Frame 1 (no input): blank canvas, image omitted
Frame 60 (the mouse pressed at the canvas centre just before this capture): blank canvas, image omitted
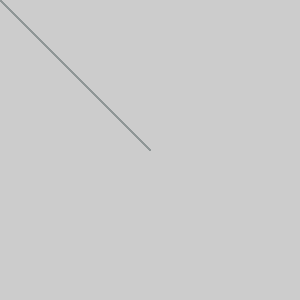
Frame 120 (the mouse held since frame 60 and released just before this capture)

The Processing sketch whose frames 1 and 60 were blank and that drew this single picture after the mouse press (run headless with seeded random() and noise(); from frame 60 on, the mouse is pressed at the canvas centre):

// Processing sketch: processing_181634
// ── processing_181634.pde

void setup() {
size(300,300);
}
 
void draw() {
stroke(143, mouseX, mouseY);
line(0, 0, mouseX, mouseY);
}
